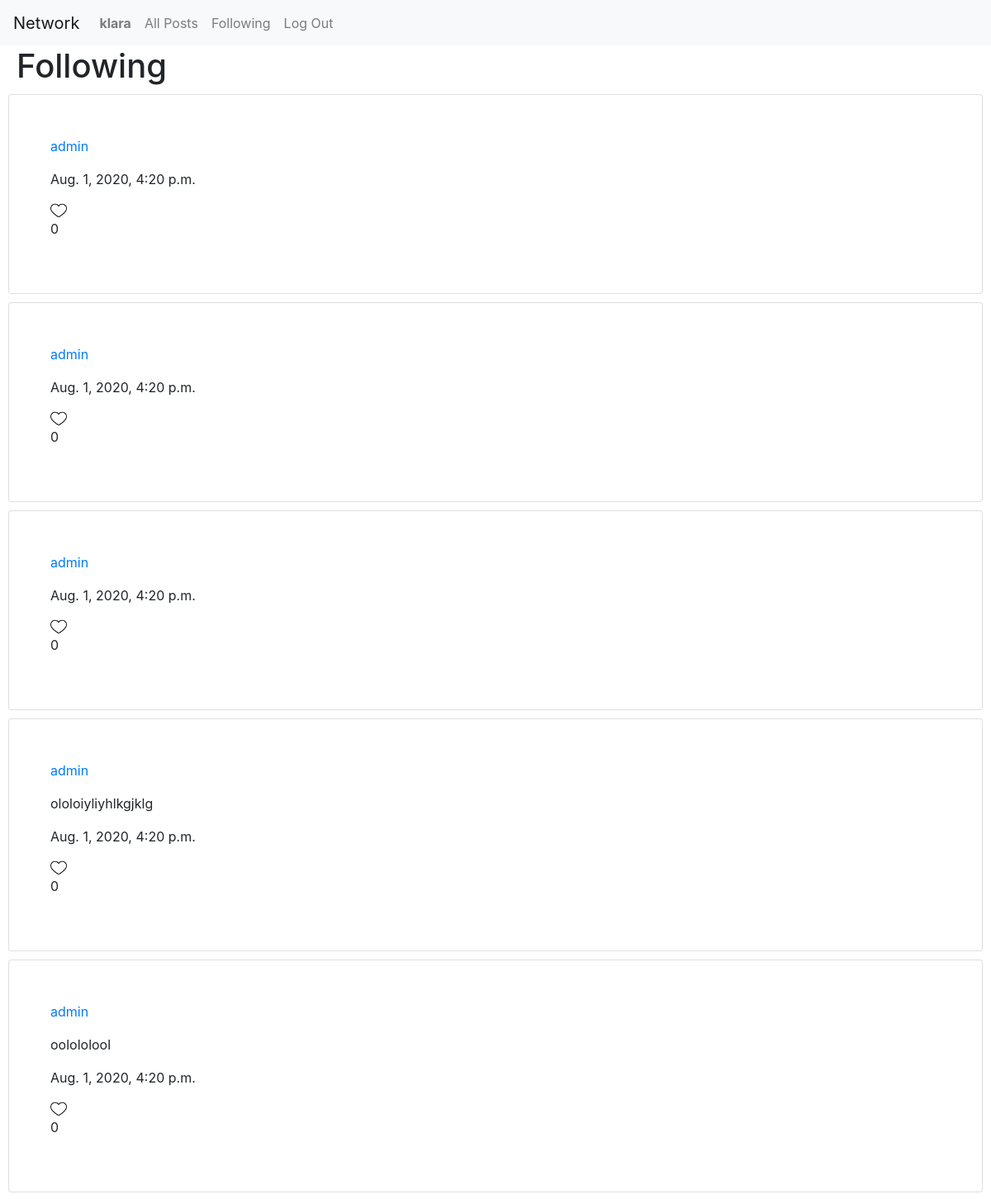
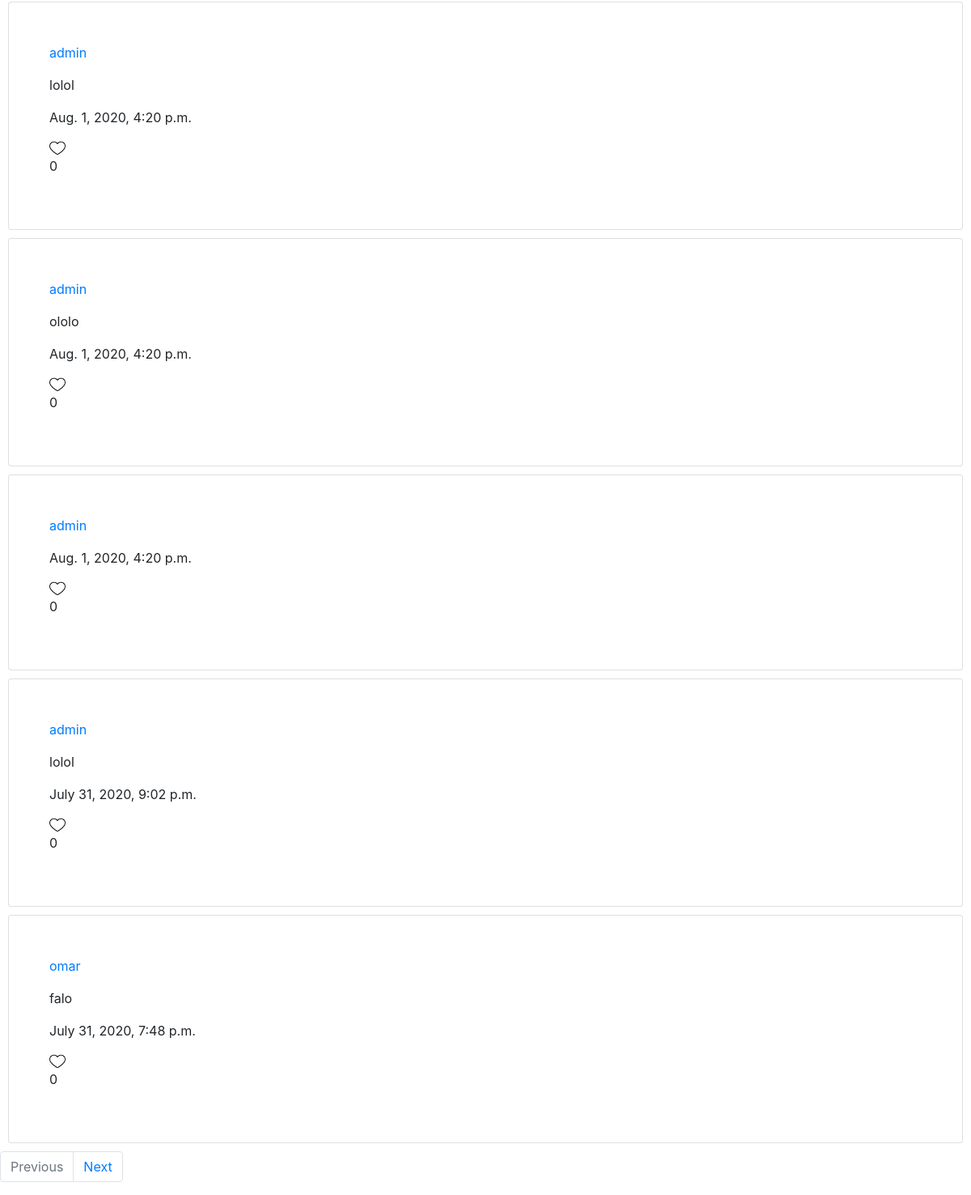
Page /following (signed in) on the earlier database version (2 pictures, top to bottom).
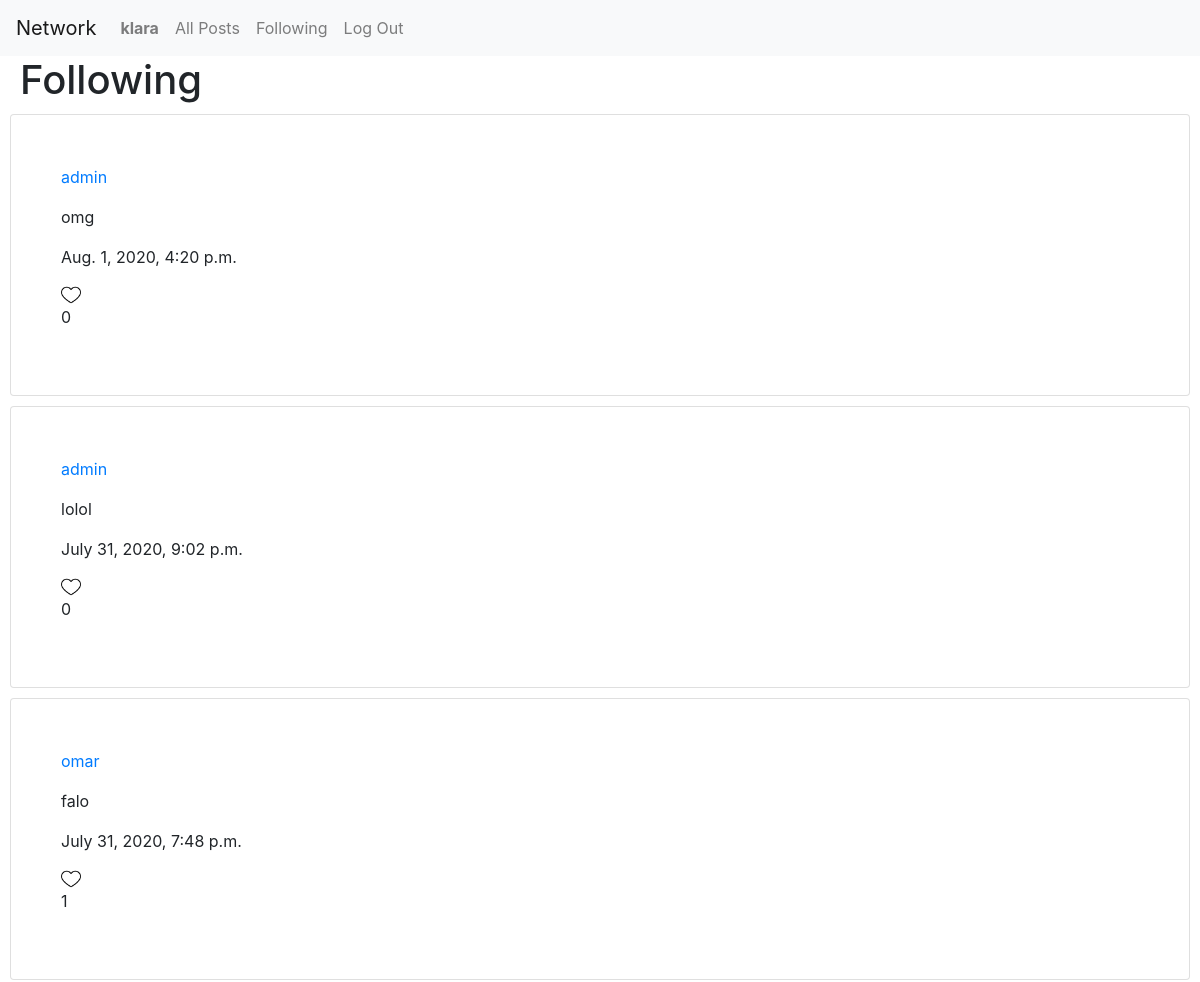
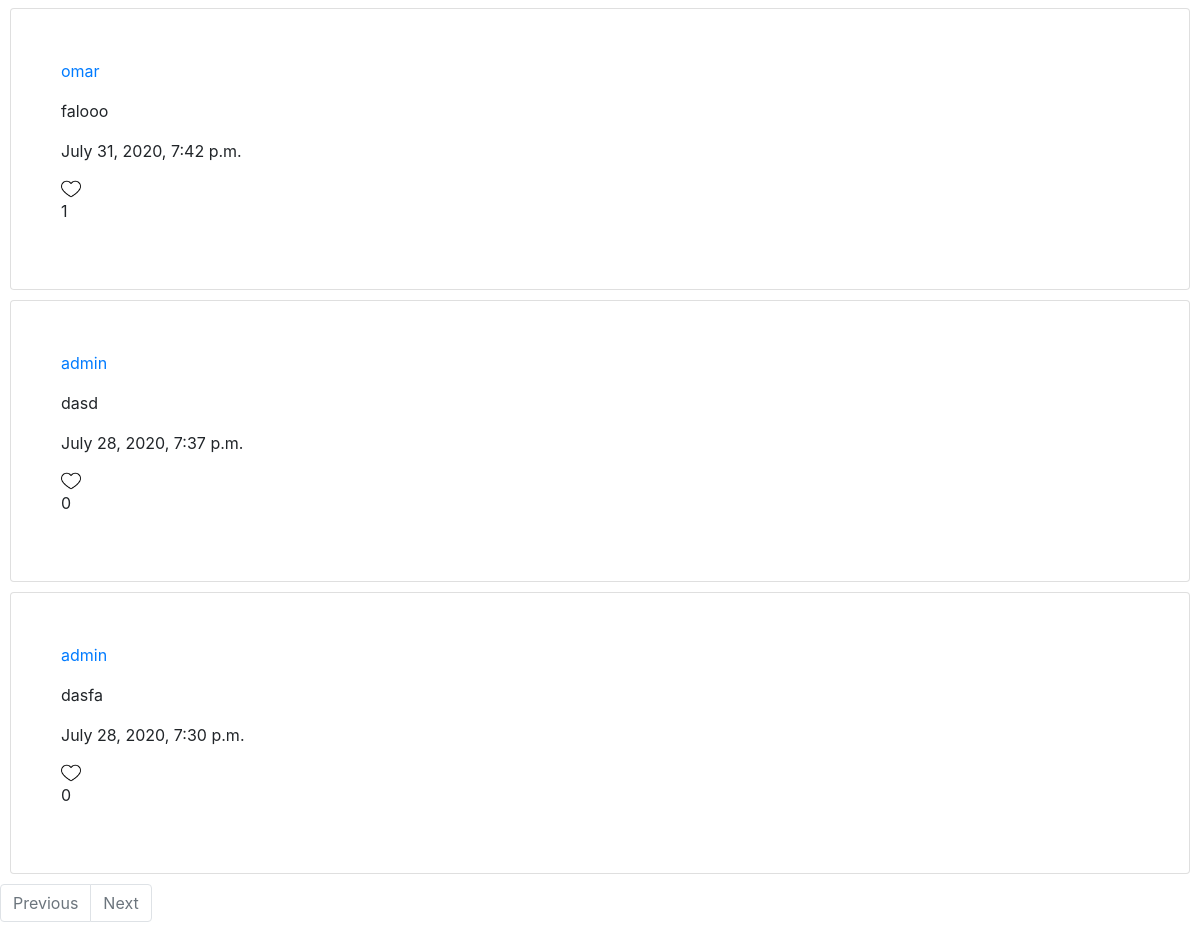
Same page on the later database version (2 pictures, top to bottom).
### network/models.py (models this page shows)
class Post(models.Model):
    user = models.ForeignKey("User", on_delete=models.CASCADE, related_name="poster")
    body = models.TextField(blank=False)
    timestamp = models.DateTimeField(auto_now_add=True)
    likes = models.ManyToManyField("User", blank=True)

class User(AbstractUser):
    pass

### network/views.py (the view)
# urls.py: path("following", views.following, name="following"),
@login_required(login_url='login')
def following(request):
    following_users = Follow.objects.filter(follower = request.user)
    posts = []
    for user in following_users:
        user_posts = Post.objects.filter(user = user.user)
        for post in user_posts:
            posts.append(post)
    posts.sort(key = lambda x: x.timestamp)
    posts = posts[::-1]
    paginated_posts = Paginator(posts, 10)
    page_number = request.GET.get('page')
    page_posts = paginated_posts.get_page(page_number)
    return render(request, "network/following.html", {
            "posts": page_posts
        })

### network/templates/network/following.html (shortened to what this page needs)
{% extends "network/layout.html" %}
{% load static %}
{% block body %}
    <h1 class="h1-headings">Following</h1>
    <div class="posts-view">
        {% for post in posts %}
            <div class="post card" id="post-{{ post.id }}">
                <div class="card-body my-card">
                    <a href="{% url 'user' post.user.id %}"><p>{{ post.user }}</p></a>
                    <p>{{ post.body }}</p>
                    <p>{{ post.timestamp }}</p>
                    {% if request.user in post.likes.all %}
                        <img src="{% static 'network/filled.png' %}" alt="Like button" class="like-button" data-post_id="{{ post.id }}" data-action="unlike" id="liked-{{ post.id }}" style="display: block">
                        <img src="{% static 'network/empty.png' %}" alt="Like button" class="like-button" data-post_id="{{ post.id }}" data-action="like" id="unliked-{{ post.id }}" style="display: none">
                    {% else %}
                        <img src="{% static 'network/empty.png' %}" alt="Like button" class="like-button" data-post_id="{{ post.id }}" data-action="like" id="unliked-{{ post.id }}" style="display: block">
                    {% endif %}
                    <p style="display: inline-block" id="like-count-{{ post.id }}">{{ post.likes.count }}</p>
                </div>
            </div>
        {% endfor %}
    </div>
    <nav aria-label="Page navigation example">
        <ul class="pagination">
            {% if posts.has_next and posts.has_previous %}
                <li class="page-item"><a class="page-link" href="?page={{ posts.previous_page_number }}">Previous</a></li>
                <li class="page-item"><a class="page-link" href="?page={{ posts.next_page_number }}">Next</a></li>
            {% elif posts.has_next and posts.has_previous is not True %}
                <li class="page-item disabled"><a class="page-link" href="#">Previous</a></li>
                <li class="page-item"><a class="page-link" href="?page={{ posts.next_page_number }}">Next</a></li>
            {% elif posts.has_next is not True and posts.has_previous %}
                <li class="page-item"><a class="page-link" href="?page={{ posts.previous_page_number }}">Previous</a></li>
                <li class="page-item disabled"><a class="page-link" href="#">Next</a></li>
            {% else %}
                <li class="page-item disabled"><a class="page-link" href="#">Previous</a></li>
                <li class="page-item disabled"><a class="page-link" href="#">Next</a></li>
            {% endif %}
        </ul>
      </nav>
{% endblock %}

Differences in the rows shown:
removed Post: user "admin", timestamp "Aug. 1, 2020, 4:20 p.m.", likes.count "0"
removed Post: user "admin", timestamp "Aug. 1, 2020, 4:20 p.m.", likes.count "0"
removed Post: user "admin", timestamp "Aug. 1, 2020, 4:20 p.m.", likes.count "0"
removed Post: user "admin", body "ololoiyliyhlkgjklg", timestamp "Aug. 1, 2020, 4:20 p.m.", likes.count "0"
removed Post: user "admin", body "oolololool", timestamp "Aug. 1, 2020, 4:20 p.m.", likes.count "0"
removed Post: user "admin", body "lolol", timestamp "Aug. 1, 2020, 4:20 p.m.", likes.count "0"
removed Post: user "admin", body "ololo", timestamp "Aug. 1, 2020, 4:20 p.m.", likes.count "0"
changed Post: body (not shown) → "omg"
computed for Post "falo": likes.count "0" → "1"
now on this page (row unchanged): Post: user "omar", body "falooo", timestamp "July 31, 2020, 7:42 p.m.", likes.count "1"
now on this page (row unchanged): Post: user "admin", body "dasd", timestamp "July 28, 2020, 7:37 p.m.", likes.count "0"
now on this page (row unchanged): Post: user "admin", body "dasfa", timestamp "July 28, 2020, 7:30 p.m.", likes.count "0"
